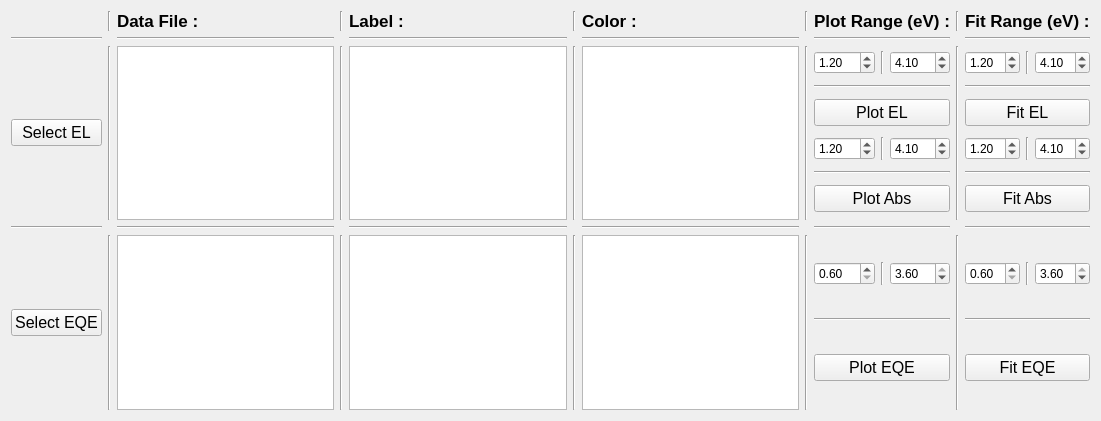
     <widget class="QWidget" name="gridLayoutWidget_5">
      <property name="geometry">
       <rect>
        <x>40</x>
        <y>40</y>
        <width>1101</width>
        <height>421</height>
       </rect>
      </property>
      <layout class="QGridLayout" name="gridLayout_21">
       <item row="0" column="4">
        <widget class="QLabel" name="label_20">
         <property name="font">
          <font>
           <pointsize>13</pointsize>
           <weight>75</weight>
           <bold>true</bold>
          </font>
         </property>
         <property name="text">
          <string>Label :</string>
         </property>
        </widget>
       </item>
       <item row="4" column="8">
        <layout class="QVBoxLayout" name="verticalLayout_38">
         <item>
          <layout class="QGridLayout" name="gridLayout_17">
           <item row="0" column="1">
            <widget class="Line" name="line_390">
             <property name="orientation">
              <enum>Qt::Vertical</enum>
             </property>
            </widget>
           </item>
           <item row="0" column="0">
            <widget class="QDoubleSpinBox" name="startPlot_EQE">
             <property name="decimals">
              <number>2</number>
             </property>
             <property name="minimum">
              <double>0.600000000000000</double>
             </property>
             <property name="maximum">
              <double>3.600000000000000</double>
             </property>
             <property name="value">
              <double>0.600000000000000</double>
             </property>
            </widget>
           </item>
           <item row="0" column="2">
            <widget class="QDoubleSpinBox" name="stopPlot_EQE">
             <property name="suffix">
              <string/>
             </property>
             <property name="decimals">
              <number>2</number>
             </property>
             <property name="minimum">
              <double>0.600000000000000</double>
             </property>
             <property name="maximum">
              <double>3.600000000000000</double>
             </property>
             <property name="value">
              <double>3.600000000000000</double>
             </property>
            </widget>
           </item>
          </layout>
         </item>
         <item>
          <widget class="Line" name="line_394">
           <property name="orientation">
            <enum>Qt::Horizontal</enum>
           </property>
          </widget>
         </item>
         <item>
          <widget class="QPushButton" name="plotELButton_3">
           <property name="font">
            <font>
             <pointsize>12</pointsize>
             <weight>50</weight>
             <bold>false</bold>
            </font>
           </property>
           <property name="text">
            <string>Plot EQE</string>
           </property>
          </widget>
         </item>
        </layout>
       </item>
       <item row="2" column="8">
        <layout class="QVBoxLayout" name="verticalLayout_37">
         <item>
          <layout class="QGridLayout" name="gridLayout_16">
           <item row="0" column="2">
            <widget class="QDoubleSpinBox" name="stopPlot_EL1">
             <property name="suffix">
              <string/>
             </property>
             <property name="decimals">
              <number>2</number>
             </property>
             <property name="minimum">
              <double>0.100000000000000</double>
             </property>
             <property name="maximum">
              <double>5.000000000000000</double>
             </property>
             <property name="value">
              <double>4.100000000000000</double>
             </property>
            </widget>
           </item>
           <item row="0" column="0">
            <widget class="QDoubleSpinBox" name="startPlot_EL1">
             <property name="decimals">
              <number>2</number>
             </property>
             <property name="minimum">
              <double>0.100000000000000</double>
             </property>
             <property name="maximum">
              <double>5.000000000000000</double>
             </property>
             <property name="value">
              <double>1.200000000000000</double>
             </property>
            </widget>
           </item>
           <item row="0" column="1">
            <widget class="Line" name="line_385">
             <property name="orientation">
              <enum>Qt::Vertical</enum>
             </property>
            </widget>
           </item>
          </layout>
         </item>
         <item>
          <widget class="Line" name="line_389">
           <property name="orientation">
            <enum>Qt::Horizontal</enum>
           </property>
          </widget>
         </item>
         <item>
          <widget class="QPushButton" name="plotELButton_1">
           <property name="font">
            <font>
             <pointsize>12</pointsize>
             <weight>50</weight>
             <bold>false</bold>
            </font>
           </property>
           <property name="text">
            <string>Plot EL</string>
           </property>
          </widget>
         </item>
         <item>
          <layout class="QGridLayout" name="gridLayout_18">
           <item row="0" column="1">
            <widget class="Line" name="line_396">
             <property name="orientation">
              <enum>Qt::Vertical</enum>
             </property>
            </widget>
           </item>
           <item row="0" column="2">
            <widget class="QDoubleSpinBox" name="stopPlot_EL2">
             <property name="suffix">
              <string/>
             </property>
             <property name="decimals">
              <number>2</number>
             </property>
             <property name="minimum">
              <double>0.100000000000000</double>
             </property>
             <property name="maximum">
              <double>5.000000000000000</double>
             </property>
             <property name="value">
              <double>4.100000000000000</double>
             </property>
            </widget>
           </item>
           <item row="0" column="0">
            <widget class="QDoubleSpinBox" name="startPlot_EL2">
             <property name="decimals">
              <number>2</number>
             </property>
             <property name="minimum">
              <double>0.100000000000000</double>
             </property>
             <property name="maximum">
              <double>5.000000000000000</double>
             </property>
             <property name="value">
              <double>1.200000000000000</double>
             </property>
            </widget>
           </item>
          </layout>
         </item>
         <item>
          <widget class="Line" name="line_392">
           <property name="orientation">
            <enum>Qt::Horizontal</enum>
           </property>
          </widget>
         </item>
         <item>
          <widget class="QPushButton" name="plotELButton_2">
           <property name="font">
            <font>
             <pointsize>12</pointsize>
             <weight>50</weight>
             <bold>false</bold>
            </font>
           </property>
           <property name="text">
            <string>Plot Abs</string>
           </property>
          </widget>
         </item>
        </layout>
       </item>
       <item row="1" column="2">
        <widget class="Line" name="line_325">
         <property name="orientation">
          <enum>Qt::Horizontal</enum>
         </property>
        </widget>
       </item>
       <item row="2" column="0">
        <widget class="QPushButton" name="browseELButton_1">
         <property name="font">
          <font>
           <pointsize>12</pointsize>
          </font>
         </property>
         <property name="text">
          <string>Select EL</string>
         </property>
        </widget>
       </item>
       <item row="4" column="5">
        <widget class="Line" name="line_344">
         <property name="orientation">
          <enum>Qt::Vertical</enum>
         </property>
        </widget>
       </item>
       <item row="0" column="8">
        <widget class="QLabel" name="label_33">
         <property name="font">
          <font>
           <pointsize>13</pointsize>
           <weight>75</weight>
           <bold>true</bold>
          </font>
         </property>
         <property name="text">
          <string>Plot Range (eV) :</string>
         </property>
        </widget>
       </item>
       <item row="0" column="10">
        <widget class="QLabel" name="label_34">
         <property name="font">
          <font>
           <pointsize>13</pointsize>
           <weight>75</weight>
           <bold>true</bold>
          </font>
         </property>
         <property name="text">
          <string>Fit Range (eV) :</string>
         </property>
        </widget>
       </item>
       <item row="4" column="3">
        <widget class="Line" name="line_339">
         <property name="orientation">
          <enum>Qt::Vertical</enum>
         </property>
        </widget>
       </item>
       <item row="2" column="5">
        <widget class="Line" name="line_343">
         <property name="orientation">
          <enum>Qt::Vertical</enum>
         </property>
        </widget>
       </item>
       <item row="2" column="1">
        <widget class="Line" name="line_337">
         <property name="orientation">
          <enum>Qt::Vertical</enum>
         </property>
        </widget>
       </item>
       <item row="4" column="1">
        <widget class="Line" name="line_338">
         <property name="orientation">
          <enum>Qt::Vertical</enum>
         </property>
        </widget>
       </item>
       <item row="1" column="6">
        <widget class="Line" name="line_327">
         <property name="orientation">
          <enum>Qt::Horizontal</enum>
         </property>
        </widget>
       </item>
       <item row="1" column="8">
        <widget class="Line" name="line_328">
         <property name="orientation">
          <enum>Qt::Horizontal</enum>
         </property>
        </widget>
       </item>
       <item row="0" column="7">
        <widget class="Line" name="line_345">
         <property name="orientation">
          <enum>Qt::Vertical</enum>
         </property>
        </widget>
       </item>
       <item row="1" column="4">
        <widget class="Line" name="line_326">
         <property name="orientation">
          <enum>Qt::Horizontal</enum>
         </property>
        </widget>
       </item>
       <item row="4" column="0">
        <widget class="QPushButton" name="browseELButton_2">
         <property name="font">
          <font>
           <pointsize>12</pointsize>
          </font>
         </property>
         <property name="text">
          <string>Select EQE</string>
         </property>
        </widget>
       </item>
       <item row="0" column="3">
        <widget class="Line" name="line_341">
         <property name="orientation">
          <enum>Qt::Vertical</enum>
         </property>
        </widget>
       </item>
       <item row="3" column="4">
        <widget class="Line" name="line_332">
         <property name="orientation">
          <enum>Qt::Horizontal</enum>
         </property>
        </widget>
       </item>
       <item row="4" column="7">
        <widget class="Line" name="line_347">
         <property name="orientation">
          <enum>Qt::Vertical</enum>
         </property>
        </widget>
       </item>
       <item row="0" column="6">
        <widget class="QLabel" name="label_19">
         <property name="font">
          <font>
           <pointsize>13</pointsize>
           <weight>75</weight>
           <bold>true</bold>
          </font>
         </property>
         <property name="text">
          <string>Color :</string>
         </property>
        </widget>
       </item>
       <item row="4" column="2">
        <widget class="QTextEdit" name="textBox_EL4"/>
       </item>
       <item row="2" column="7">
        <widget class="Line" name="line_346">
         <property name="orientation">
          <enum>Qt::Vertical</enum>
         </property>
        </widget>
       </item>
       <item row="4" column="4">
        <widget class="QTextEdit" name="textBox_EL5"/>
       </item>
       <item row="4" column="6">
        <widget class="QTextEdit" name="textBox_EL6"/>
       </item>
       <item row="3" column="6">
        <widget class="Line" name="line_333">
         <property name="orientation">
          <enum>Qt::Horizontal</enum>
         </property>
        </widget>
       </item>
       <item row="2" column="2">
        <widget class="QTextEdit" name="textBox_EL1"/>
       </item>
       <item row="0" column="2">
        <widget class="QLabel" name="label_17">
         <property name="font">
          <font>
           <pointsize>13</pointsize>
           <weight>75</weight>
           <bold>true</bold>
          </font>
         </property>
         <property name="text">
          <string>Data File :</string>
         </property>
        </widget>
       </item>
       <item row="0" column="5">
        <widget class="Line" name="line_342">
         <property name="orientation">
          <enum>Qt::Vertical</enum>
         </property>
        </widget>
       </item>
       <item row="2" column="3">
        <widget class="Line" name="line_340">
         <property name="orientation">
          <enum>Qt::Vertical</enum>
         </property>
        </widget>
       </item>
       <item row="3" column="8">
        <widget class="Line" name="line_334">
         <property name="orientation">
          <enum>Qt::Horizontal</enum>
         </property>
        </widget>
       </item>
       <item row="1" column="0">
        <widget class="Line" name="line_324">
         <property name="orientation">
          <enum>Qt::Horizontal</enum>
         </property>
        </widget>
       </item>
       <item row="0" column="1">
        <widget class="Line" name="line_336">
         <property name="orientation">
          <enum>Qt::Vertical</enum>
         </property>
        </widget>
       </item>
       <item row="2" column="6">
        <widget class="QTextEdit" name="textBox_EL3"/>
       </item>
       <item row="3" column="0">
        <widget class="Line" name="line_330">
         <property name="orientation">
          <enum>Qt::Horizontal</enum>
         </property>
        </widget>
       </item>
       <item row="3" column="2">
        <widget class="Line" name="line_331">
         <property name="orientation">
          <enum>Qt::Horizontal</enum>
         </property>
        </widget>
       </item>
       <item row="0" column="9">
        <widget class="Line" name="line_329">
         <property name="orientation">
          <enum>Qt::Vertical</enum>
         </property>
        </widget>
       </item>
       <item row="2" column="9">
        <widget class="Line" name="line_335">
         <property name="orientation">
          <enum>Qt::Vertical</enum>
         </property>
        </widget>
       </item>
       <item row="4" column="9">
        <widget class="Line" name="line_348">
         <property name="orientation">
          <enum>Qt::Vertical</enum>
         </property>
        </widget>
       </item>
       <item row="1" column="10">
        <widget class="Line" name="line_349">
         <property name="orientation">
          <enum>Qt::Horizontal</enum>
         </property>
        </widget>
       </item>
       <item row="3" column="10">
        <widget class="Line" name="line_350">
         <property name="orientation">
          <enum>Qt::Horizontal</enum>
         </property>
        </widget>
       </item>
       <item row="2" column="4">
        <widget class="QTextEdit" name="textBox_EL2"/>
       </item>
       <item row="4" column="10">
        <layout class="QVBoxLayout" name="verticalLayout_40">
         <item>
          <layout class="QGridLayout" name="gridLayout_22">
           <item row="0" column="1">
            <widget class="Line" name="line_395">
             <property name="orientation">
              <enum>Qt::Vertical</enum>
             </property>
            </widget>
           </item>
           <item row="0" column="0">
            <widget class="QDoubleSpinBox" name="startFit_EQE">
             <property name="decimals">
              <number>2</number>
             </property>
             <property name="minimum">
              <double>0.600000000000000</double>
             </property>
             <property name="maximum">
              <double>3.600000000000000</double>
             </property>
             <property name="value">
              <double>0.600000000000000</double>
             </property>
            </widget>
           </item>
           <item row="0" column="2">
            <widget class="QDoubleSpinBox" name="stopFit_EQE">
             <property name="suffix">
              <string/>
             </property>
             <property name="decimals">
              <number>2</number>
             </property>
             <property name="minimum">
              <double>0.600000000000000</double>
             </property>
             <property name="maximum">
              <double>3.600000000000000</double>
             </property>
             <property name="value">
              <double>3.600000000000000</double>
             </property>
            </widget>
           </item>
          </layout>
         </item>
         <item>
          <widget class="Line" name="line_398">
           <property name="orientation">
            <enum>Qt::Horizontal</enum>
           </property>
          </widget>
         </item>
         <item>
          <widget class="QPushButton" name="fitButton_EL3">
           <property name="font">
            <font>
             <pointsize>12</pointsize>
             <weight>50</weight>
             <bold>false</bold>
            </font>
           </property>
           <property name="text">
            <string>Fit EQE</string>
           </property>
          </widget>
         </item>
        </layout>
       </item>
       <item row="2" column="10">
        <layout class="QVBoxLayout" name="verticalLayout_39">
         <item>
          <layout class="QGridLayout" name="gridLayout_19">
           <item row="0" column="2">
            <widget class="QDoubleSpinBox" name="stopFit_EL1">
             <property name="suffix">
              <string/>
             </property>
             <property name="decimals">
              <number>2</number>
             </property>
             <property name="minimum">
              <double>0.100000000000000</double>
             </property>
             <property name="maximum">
              <double>5.000000000000000</double>
             </property>
             <property name="value">
              <double>4.100000000000000</double>
             </property>
            </widget>
           </item>
           <item row="0" column="0">
            <widget class="QDoubleSpinBox" name="startFit_EL1">
             <property name="decimals">
              <number>2</number>
             </property>
             <property name="minimum">
              <double>0.100000000000000</double>
             </property>
             <property name="maximum">
              <double>5.000000000000000</double>
             </property>
             <property name="value">
              <double>1.200000000000000</double>
             </property>
            </widget>
           </item>
           <item row="0" column="1">
            <widget class="Line" name="line_386">
             <property name="orientation">
              <enum>Qt::Vertical</enum>
             </property>
            </widget>
           </item>
          </layout>
         </item>
         <item>
          <widget class="Line" name="line_391">
           <property name="orientation">
            <enum>Qt::Horizontal</enum>
           </property>
          </widget>
         </item>
         <item>
          <widget class="QPushButton" name="fitButton_EL1">
           <property name="font">
            <font>
             <pointsize>12</pointsize>
             <weight>50</weight>
             <bold>false</bold>
            </font>
           </property>
           <property name="text">
            <string>Fit EL</string>
           </property>
          </widget>
         </item>
         <item>
          <layout class="QGridLayout" name="gridLayout_23">
           <item row="0" column="1">
            <widget class="Line" name="line_397">
             <property name="orientation">
              <enum>Qt::Vertical</enum>
             </property>
            </widget>
           </item>
           <item row="0" column="2">
            <widget class="QDoubleSpinBox" name="stopFit_EL2">
             <property name="suffix">
              <string/>
             </property>
             <property name="decimals">
              <number>2</number>
             </property>
             <property name="minimum">
              <double>0.100000000000000</double>
             </property>
             <property name="maximum">
              <double>5.000000000000000</double>
             </property>
             <property name="value">
              <double>4.100000000000000</double>
             </property>
            </widget>
           </item>
           <item row="0" column="0">
            <widget class="QDoubleSpinBox" name="startFit_EL2">
             <property name="decimals">
              <number>2</number>
             </property>
             <property name="minimum">
              <double>0.100000000000000</double>
             </property>
             <property name="maximum">
              <double>5.000000000000000</double>
             </property>
             <property name="value">
              <double>1.200000000000000</double>
             </property>
            </widget>
           </item>
          </layout>
         </item>
         <item>
          <widget class="Line" name="line_399">
           <property name="orientation">
            <enum>Qt::Horizontal</enum>
           </property>
          </widget>
         </item>
         <item>
          <widget class="QPushButton" name="fitButton_EL2">
           <property name="font">
            <font>
             <pointsize>12</pointsize>
             <weight>50</weight>
             <bold>false</bold>
            </font>
           </property>
           <property name="text">
            <string>Fit Abs</string>
           </property>
          </widget>
         </item>
        </layout>
       </item>
      </layout>
     </widget>
